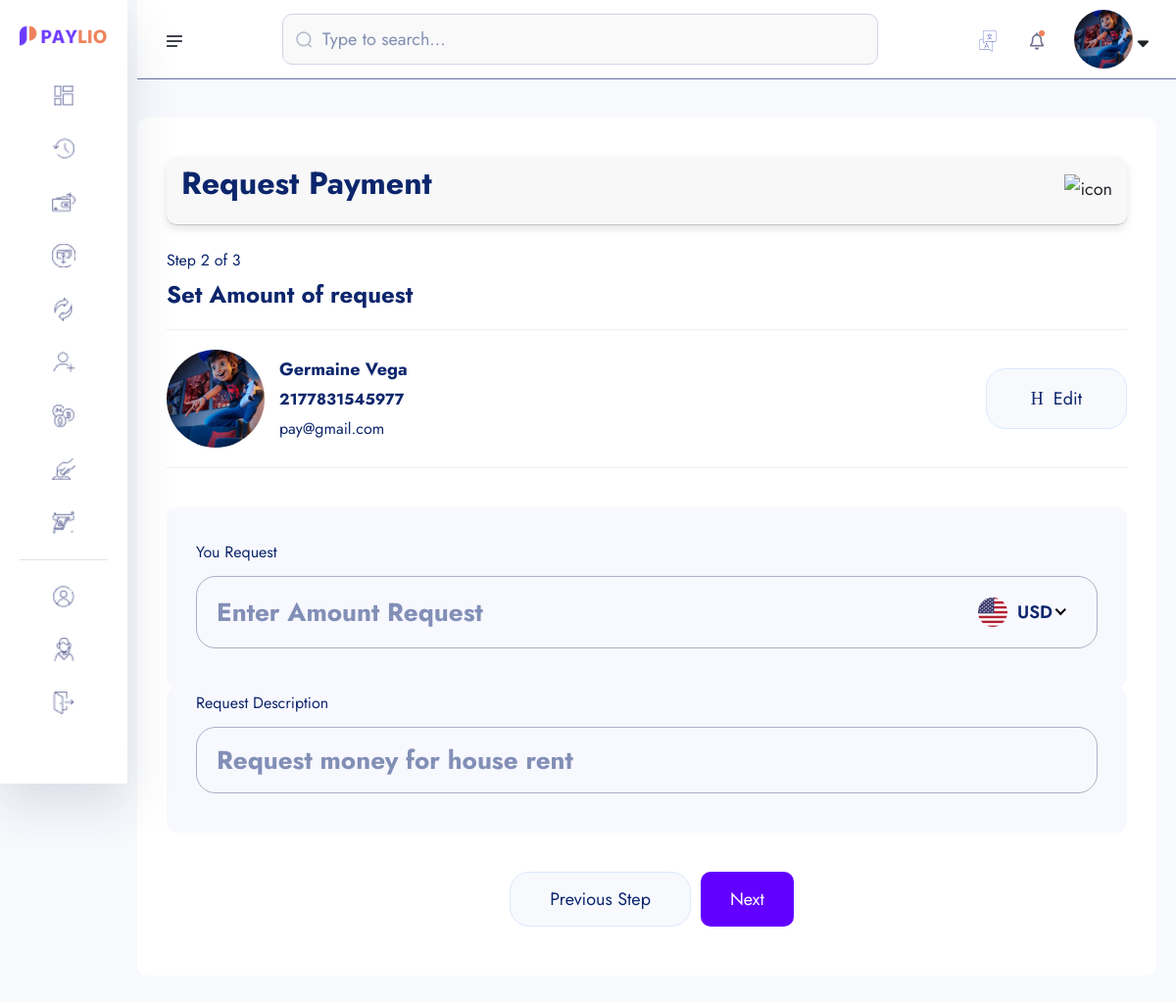
Page /amount-request/2177831545977/ (signed in) on the committed database.
### userauths/models.py (models this page shows, shortened)
class User(AbstractUser):
    username = models.CharField(max_length=255)
    email = models.EmailField(unique=True)
    is_staff = models.BooleanField(default=False)
    is_superuser = models.BooleanField(default=False)
    USERNAME_FIELD = "email"
    REQUIRED_FIELDS = ['username']

### account/models.py (models this page shows, shortened)
class KYC(models.Model):
    id = models.UUIDField(primary_key=True, unique=True, default=uuid.uuid4, editable=False)
    user =  models.OneToOneField(User, on_delete=models.CASCADE)
    account =  models.OneToOneField(Account, on_delete=models.CASCADE, null=True, blank=True)
    full_name = models.CharField(max_length=1000)
    image = models.ImageField(upload_to="kyc", default="default.jpg")
    marrital_status = models.CharField(choices=MARITAL_STATUS, max_length=40)
    gender = models.CharField(choices=GENDER, max_length=40)
    identity_type = models.CharField(choices=IDENTITY_TYPE, max_length=140)
    identity_image = models.ImageField(upload_to="kyc", null=True, blank=True)
    date_of_birth = models.DateTimeField(auto_now_add=False)
    signature = models.ImageField(upload_to="kyc")
    country = models.CharField(max_length=100)
    state = models.CharField(max_length=100)
    city = models.CharField(max_length=100)
    mobile = models.CharField(max_length=1000)
    fax = models.CharField(max_length=1000)
    date = models.DateTimeField(auto_now_add=True)
    class Meta:
        ordering = ['-date']

class Account(models.Model):
    id = models.UUIDField(primary_key=True, unique=True, default=uuid.uuid4, editable=False)
    user =  models.OneToOneField(User, on_delete=models.CASCADE)
    account_balance = models.DecimalField(max_digits=12, decimal_places=2, default=0.00)
    account_number = ShortUUIDField(unique=True,length=10, max_length=25, prefix="217", alphabet="1234567890")
    account_id = ShortUUIDField(unique=True,length=7, max_length=25, prefix="DEX", alphabet="1234567890")
    pin_number = ShortUUIDField(unique=True,length=4, max_length=7, alphabet="1234567890") #2737
    red_code = ShortUUIDField(unique=True,length=10, max_length=20, alphabet="abcdefgh1234567890")
    account_status = models.CharField(max_length=100, choices=ACCOUNT_STATUS, default="in-active")
    date = models.DateTimeField(auto_now_add=True)
    kyc_submitted = models.BooleanField(default=False)
    kyc_confirmed = models.BooleanField(default=False)
    recommended_by = models.ForeignKey(User, on_delete=models.DO_NOTHING, blank=True, null=True, related_name="recommended_by")
    review = models.CharField(max_length=100, null=True, blank=True, default="Review")
    class Meta:
        ordering = ['-date']

### core/payment_request.py (the view)
# urls.py: path('amount-request/<account_number>/', payment_request.amount_request, name='amount-request'),
def amount_request(request , account_number):
    account = Account.objects.get(account_number=account_number)
    context = {
        "account": account,
    }
    return render(request, "payment_request/amount-request.html", context)

### core/templates/payment_request/amount-request.html (shortened to what this page needs)
{% extends "auth_base.html" %}
{% load static %}
{% load humanize %}
{% block content %}
    <section class="dashboard-section body-collapse pay step step-2">
        <div class="overlay pt-120">
            <div class="container-fruid">
                <div class="main-content">
                    <div class="head-area d-flex align-items-center justify-content-between">
                        <h4>Request Payment</h4>
                        <div class="icon-area">
                            <img src="{% static 'assets1/images/icon/support-icon.png' %}" alt="icon">
                        </div>
                    </div>
                    <div class="choose-recipient">
                        <div class="step-area">
                            <span class="mdr">Step 2 of 3</span>
                            <h5>Set Amount of request</h5>
                        </div>
                        <div class="user-select">
                            <div class="single-user">
                                <div class="left d-flex align-items-center">
                                    <div class="img-area">
                                    <img src="{{ account.user.kyc.image.url }}" style="width: 100px; height: 100px; border-radius: 50%; object-fit: cover;"  alt="image">
                                </div>
                                <div class="text-area">
                                    <p>{{ account.user.kyc.full_name|title }}</p>
                                    <span class="mdr"><b>{{ account.account_number }}</b></span> <br>
                                    <span class="mdr">{{ account.user.email }}</span>
                                </div>
                                </div>
                                <div class="right">
                                    <a href="{% url 'core:search-account' %}">
                                        <i class="icon-h-edit"></i>
                                        Edit
                                    </a>
                                </div>
                            </div>
                        </div>
                    </div>
                    <form action="{% url 'core:amount-request-process' account.account_number %}" method="POST">
                        <div class="send-banance">
                            <span class="mdr">You Request</span>
                            <div class="input-area">
                                <input class="xxlr" placeholder="Enter Amount Request" type="number" name='amount_request' id="amount_request">
                            </div>
                        </div>
                        <div class="send-banance pt-0 mt-0">
                            <span class="mdr">Request Description</span>
                            <div class="input-area">
                                <input class="xxlr" placeholder="Request money for house rent" type="text" name="description">
                            </div>
                        </div>
                        <div class="footer-area mt-40">
                            <a href="{% url 'core:request-search-account' %}">Previous Step</a>
                            <button type="submit" style="padding: 10px 30px; border-radius: 10px; background: rgb(98, 0, 255); color: #fff;" class="active">Next</button>
                        </div>
                    </form>
                </div>
            </div>
        </div>
    </section>
{% endblock content %}

### templates/auth_base.html (shortened to what this page needs)
{% load static %}
<!doctype html>
<html lang="en">
<head>
    <link rel="stylesheet" href="{% static 'assets1/css/bootstrap.min.css' %}">
    <link rel="stylesheet" href="{% static 'assets1/css/fontawesome.min.css' %}">
    <link rel="stylesheet" href="{% static 'assets1/css/jquery-ui.css' %}">
    <link rel="stylesheet" href="{% static 'assets1/css/plugin/apexcharts.css' %}">
    <link rel="stylesheet" href="{% static 'assets1/css/plugin/nice-select.css' %}">
    <link rel="stylesheet" href="{% static 'assets1/css/arafat-font.css' %}">
    <link rel="stylesheet" href="{% static 'assets1/css/plugin/animate.css' %}">
    <link rel="stylesheet" href="{% static 'assets1/css/style.css' %}">
</head>
<body>
    <header class="header-section body-collapse">
        <div class="overlay">
            <div class="container-fruid">
                <div class="row d-flex header-area">
                    <div class="navbar-area d-flex align-items-center justify-content-between">
                        <div class="sidebar-icon">
                            <img src="{% static 'assets1/images/icon/menu.png' %}" alt="icon">
                        </div>
                        <form action="#" class="flex-fill">
                            <div class="form-group d-flex align-items-center">
                                <img src="{% static 'assets1/images/icon/search.png' %}" alt="icon">
                                <input type="text" placeholder="Type to search...">
                            </div>
                        </form>
                        <div class="dashboard-nav">
                            <div class="single-item language-area">
                                <div class="language-btn">
                                    <img src="{% static 'assets1/images/icon/lang.png' %}" alt="icon">
                                </div>
                            </div>
                            <div class="single-item notifications-area">
                                <div class="notifications-btn">
                                    <img src="{% static 'assets1/images/icon/bell.png' %}" class="bell-icon" alt="icon">
                                </div>
                            </div>
                            <div class="single-item user-area">
                                <div class="profile-area d-flex align-items-center">
                                    <span class="user-profile">
                                        {% if request.user.kyc.image %}
                                            <img src="{{request.user.kyc.image.url}}" style="width: 60px; height: 60px; border-radius: 50%; object-fit: cover;" alt="image">
                                        {% else %}
                                            <img src="{% static 'assets1/images/default.jpg' %}" style="width: 50px; height: 50px; border-radius: 50%; object-fit: cover;" alt="image">
                                        {% endif %}
                                    </span>
                                    <i class="fa-solid fa-sort-down"></i>
                                </div>
                            </div>
                        </div>
                    </div>
                    <div class="sidebar-wrapper">
                        <div class="sidebar-logo">
                            <a href="/"><img src="{% static 'assets1/images/logo.png' %}" alt="logo"></a>
                        </div>
                        <ul>
                            <li>
                                <a href="{% url 'account:dashboard' %}">
                                    <img src="{% static 'assets1/images/icon/dashboard.png' %}" alt="Dashboard"> <span>Dashboard</span>
                                </a>
                            </li>
                            <li>
                                <a href="{% url 'core:transactions' %}">
                                    <img src="{% static 'assets1/images/icon/transactions.png' %}" alt="Transactions"> <span>Transactions</span>
                                </a>
                            </li>
                            <li>
                                <a href="{% url 'core:search-account' %}">
                                    <img src="{% static 'assets1/images/icon/pay.png' %}" alt="Pay"> <span>Pay</span>
                                </a>
                            </li>
                            <li>
                                <a href="{% url 'core:request-search-account' %}">
                                    <img src="{% static 'assets1/images/icon/receive.png' %}" alt="Receive"> <span>Receive</span>
                                </a>
                            </li>
                            <li>
                                <a href="money-exchange.html">
                                    <img src="{% static 'assets1/images/icon/exchange.png' %}" alt="Exchange"> <span>Exchange</span>
                                </a>
                            </li>
                            <li>
                                <a href="recipients.html">
                                    <img src="{% static 'assets1/images/icon/recipients.png' %}" alt="Recipients"> <span>Recipients</span>
                                </a>
                            </li>
                            <li>
                                <a href="crypto.html">
                                    <img src="{% static 'assets1/images/icon/crypto.png' %}" alt="Crypto"> <span>Crypto</span>
                                </a>
                            </li>
                            <li>
                                <a href="deposit-money.html">
                                    <img src="{% static 'assets1/images/icon/deposit.png' %}" alt="Deposit"> <span>Deposit Money</span>
                                </a>
                            </li>
                            <li>
                                <a href="withdraw-money-step-1.html">
                                    <img src="{% static 'assets1/images/icon/withdraw.png' %}" alt="Withdraw"> <span>Withdraw Money</span>
                                </a>
                            </li>
                        </ul>
                        <ul class="bottom-item">
                            <li class="">
                                <a href="{% url 'account:account' %}">
                                    <img src="{% static 'assets1/images/icon/account.png' %}" alt="Account"> <span>Account</span>
                                </a>
                            </li>
                            <li>
                                <a href="javascript:void(0)">
                                    <img src="{% static 'assets1/images/icon/support.png' %}" alt="Support"> <span>Support</span>
                                </a>
                            </li>
                            <li>
                                <a href="{% url 'userauths:sign-out' %}">
                                    <img src="{% static 'assets1/images/icon/quit.png' %}" alt="Quit"> <span>Quit</span>
                                </a>
                            </li>
                        </ul>
                        <div class="pt-120">
                        </div>
                    </div>
                </div>
            </div>
        </div>
    </header>
    {% block content %}
    {% endblock content %}
</body>
</html>

### templates/auth_base.html (style rules this page uses)
.head-area { display: flex; align-items: center; padding: 15px; background-color: #f8f8f8; border-radius: 10px; box-shadow: 0 4px 8px rgba(0, 0, 0, 0.1); margin: 10px 0; }

### rows in the picture
User: user.kyc.image (picture)
Account: user.kyc.image (picture), user.kyc.full_name "Germaine Vega", account_number "2177831545977", user.email "pay@gmail.com"
